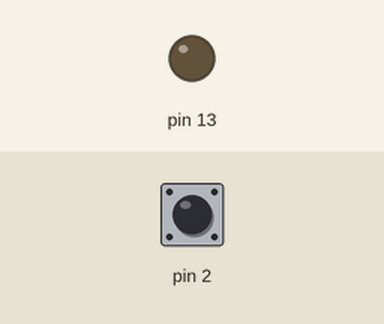
A sketch run on a simulated Arduino Uno, built with avr-gcc and run on an emulated ATmega328P. On the bench: output pins drawn as LEDs (lit = HIGH). Inputs (shaded band) come from the test bench; at power-on: pin 2 HIGH.

Above: at 1.2 s.
1.3 s: pin 2 pulled LOW for 0.15 s
At 1.8 s:
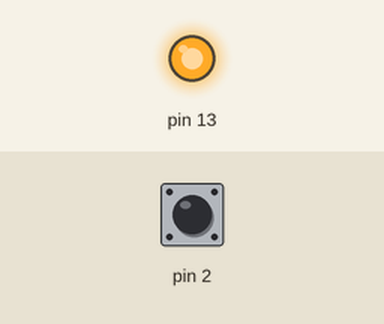
Timing chart, 0 to 4.3 s (numbered marks = the images above; inputs shaded):
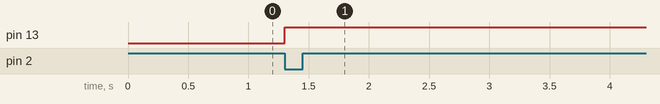

The sketch:

B_l_m6If.ino
```cpp
void setup() {
pinMode(2,INPUT_PULLUP);
pinMode(13,OUTPUT);
digitalWrite(13,0);
}

void loop() {
if (digitalRead(2)==LOW)
digitalWrite(13,HIGH);
}
```

Measured:
- after the input at 1.3 s, pin 13: LOW → HIGH at once
